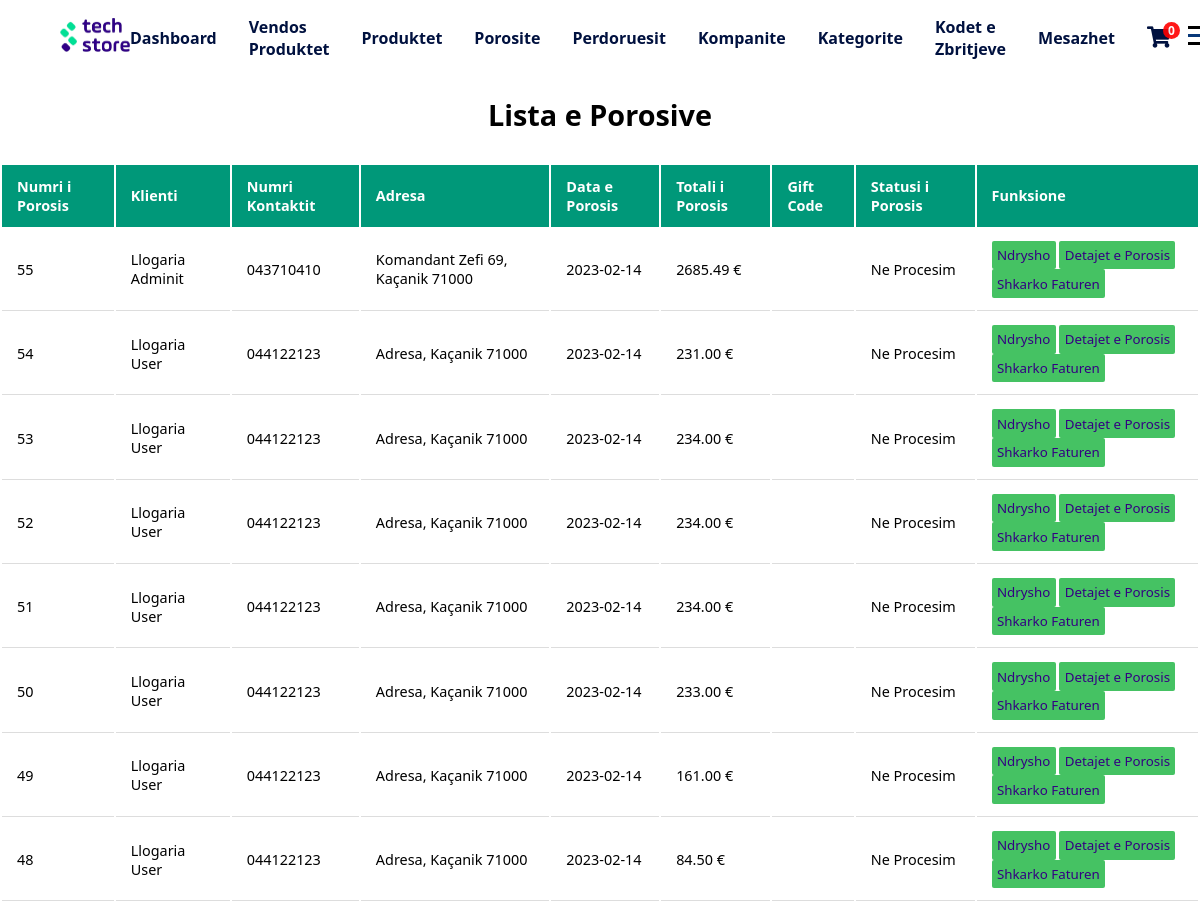
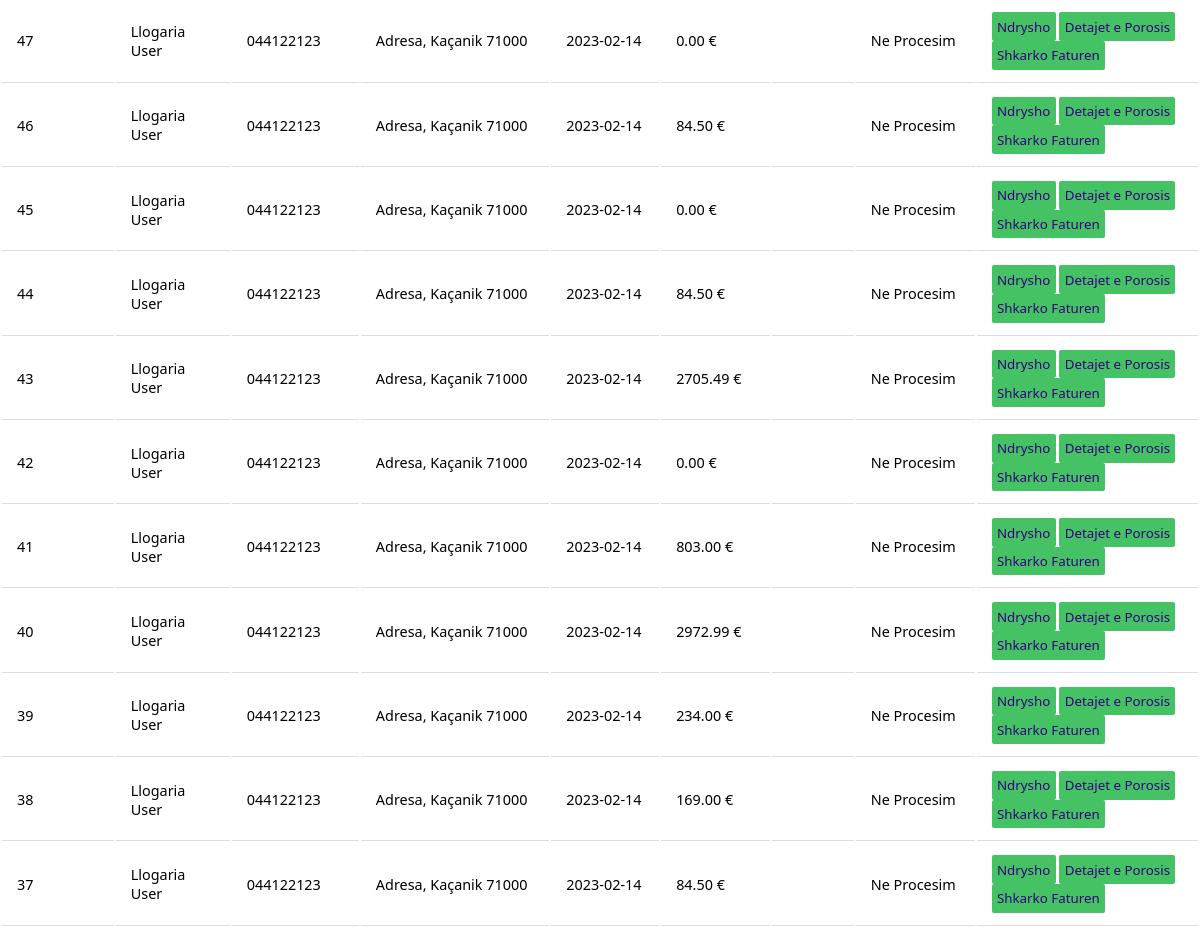
The app's page /php/admin/porositNgaKlientet.php (signed in, upper part), older data (2 pictures, top to bottom).
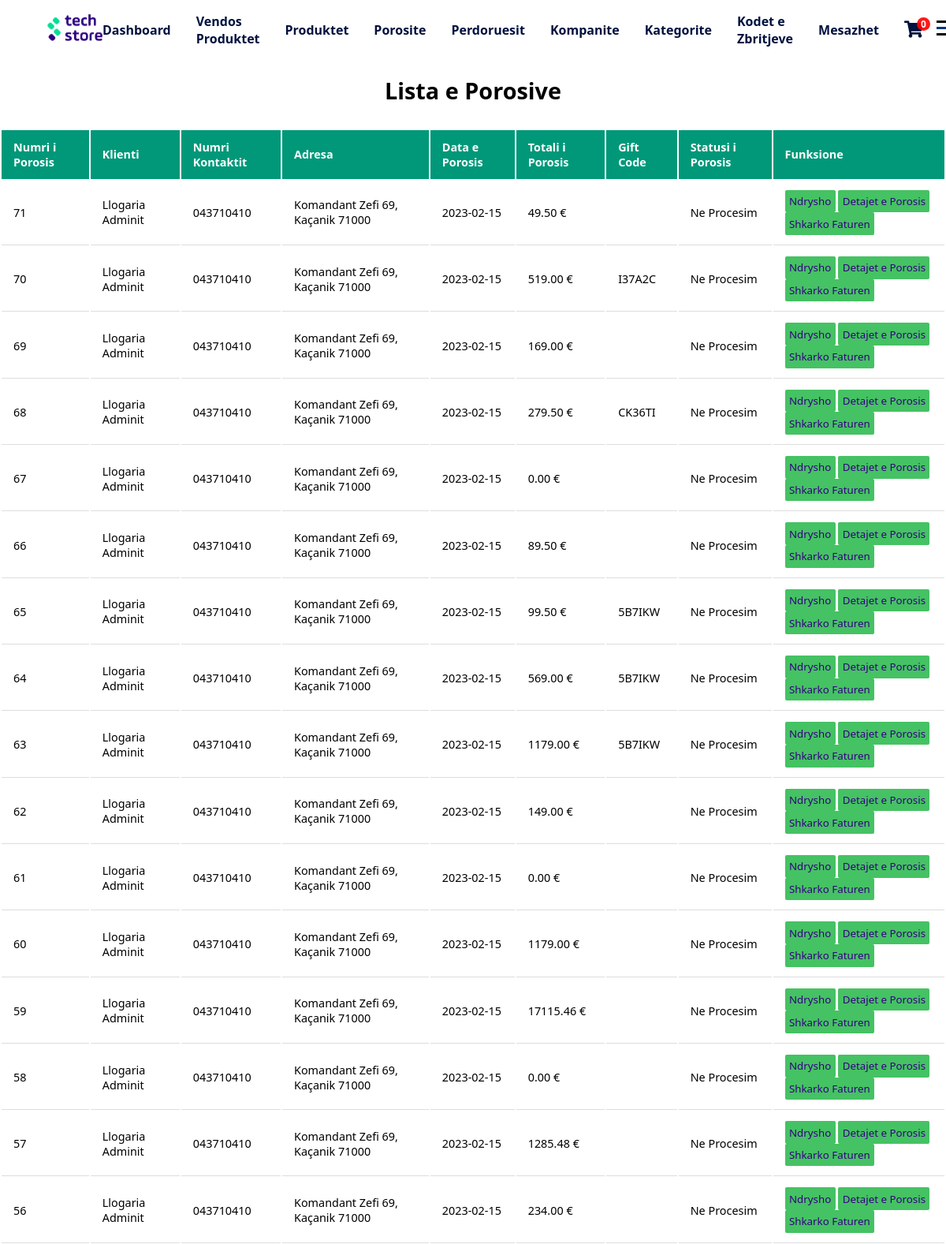
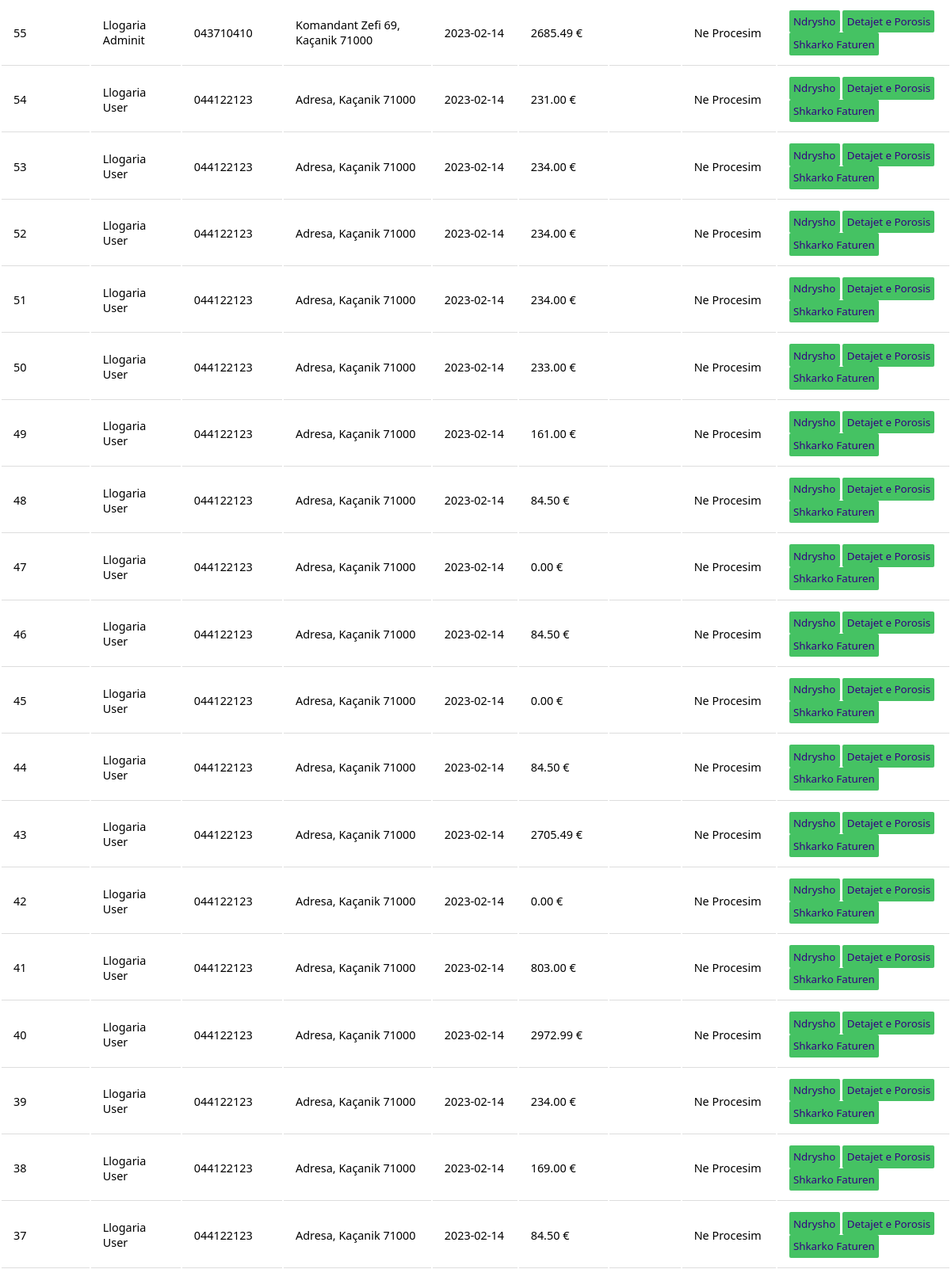
The same page, newer data (2 pictures, top to bottom).
### tables this page shows
CREATE TABLE `porosit` (
  `nrPorosis` int(11) NOT NULL,
  `idKlienti` int(11) DEFAULT NULL,
  `dataPorosis` date NOT NULL DEFAULT current_timestamp(),
  `TotaliPorosis` decimal(10,2) NOT NULL,
  `kodiZbritjes` char(6) DEFAULT NULL,
  `statusiPorosis` varchar(30) NOT NULL DEFAULT 'Ne Procesim'
);

CREATE TABLE `user` (
  `userID` int(11) NOT NULL,
  `emri` varchar(20) NOT NULL,
  `mbiemri` varchar(30) DEFAULT NULL,
  `username` varchar(20) NOT NULL,
  `email` varchar(50) DEFAULT NULL,
  `password` varchar(50) NOT NULL,
  `aksesi` int(1) NOT NULL DEFAULT 0
);

CREATE TABLE `tedhenatuser` (
  `userID` int(11) NOT NULL,
  `nrKontaktit` varchar(30) DEFAULT NULL,
  `qyteti` varchar(30) DEFAULT NULL,
  `zipKodi` varchar(7) DEFAULT NULL,
  `adresa` varchar(50) DEFAULT NULL
);

### php/db/dbcon.php (called while the page is built)
<?php
class dbCon
{
    private $conn = '';
    private $hostiIDB = 'localhost';
    private $emriDB = 'techstoredb';
    private $dbUsername = 'root';
    private $dbPass = '';
    public function connDB()
    {
        try {
            $this->conn = new PDO(
                "mysql:host=$this->hostiIDB;dbname=$this->emriDB", $this->dbUsername, $this->dbPass,
                [PDO::ATTR_DEFAULT_FETCH_MODE => PDO::FETCH_ASSOC]
            );
        } catch (PDOException $pdoe) {
            die("Nuk mund të lidhej me bazën e të dhënave {$this->emriDB} :" . $pdoe->getMessage());
        }
        return $this->conn;
    }
}
?>

### php/CRUD/porosiaCRUD.php (called while the page is built, shortened)
<?php
require_once('../db/dbcon.php');
class porosiaCRUD extends dbCon
{
    private $dbConn;
    public function __construct($porosiaID = '', $produktiID = '', $userID = '', $emriKlientit = '', $mbiemriKlientit = '', $emailKlientit = '', $nrKontaktit = '', $qyteti = '', $adresaKlientit = '', $dataPorosis = '', $qmimiProd = '', $sasiaPorositur = '', $qmimiTotal = '', $statusiPorosis = '', $kodiZbritjes = '')
    {
        $this->dbConn = $this->connDB();
    }
            ?>
            <?php
    public function shfaqTeGjithaPorosite()
    {
        try {
            $sql = "SELECT p.nrPorosis, u.emri, u.mbiemri,
                    tu.nrKontaktit, tu.qyteti, tu.zipKodi, tu.adresa, p.dataPorosis, p.TotaliPorosis, p.statusiPorosis, p.kodiZbritjes
                    from porosit p
                    inner join user u on u.userID = p.idKlienti
                    inner join tedhenatuser tu on u.userID = tu.userID
                    ORDER BY nrPorosis DESC;";
            $stm = $this->dbConn->prepare($sql);
            $stm->execute();
            return $stm->fetchAll();
        } catch (Exception $e) {
            return $e->getMessage();
        }
    }
}
?>

### php/admin/porositNgaKlientet.php (the view, shortened to what this page needs)
<?php
require_once('../CRUD/porosiaCRUD.php');
$porosiaCRUD = new porosiaCRUD();
$porosit = $porosiaCRUD->shfaqTeGjithaPorosite();
?>
<!DOCTYPE html>
<html lang="en">
<head>
  <link rel="stylesheet" href="../../css/mesazhetStyle.css" />
  <link rel="stylesheet" href="../../css/adminDashboard.css" />
</head>
<body>
  <?php include '../design/header.php' ?>
  <div class="containerDashboardP">
    <h1>Lista e Porosive</h1>
    <table>
      <tr>
        <th>Numri i Porosis</th>
        <th>Klienti</th>
        <th>Numri Kontaktit</th>
        <th>Adresa</th>
        <th>Data e Porosis</th>
        <th>Totali i Porosis</th>
        <th>Gift Code</th>
        <th>Statusi i Porosis</th>
        <th>Funksione</th>
      </tr>
      <?php
      foreach ($porosit as $porosia) {
        ?>
        <tr>
          <td>
            <?php echo $porosia['nrPorosis'] ?>
          </td>
          <td>
            <?php echo $porosia['emri'] . ' ' . $porosia['mbiemri'] ?>
          </td>
          <td>
            <?php echo $porosia['nrKontaktit'] ?>
          </td>
          <td>
            <?php echo $porosia['adresa'] . ', ' . $porosia['qyteti'] . ' ' . $porosia['zipKodi'] ?>
          </td>
          <td>
            <?php echo $porosia['dataPorosis'] ?>
          </td>
          <td>
            <?php echo $porosia['TotaliPorosis'] ?> €
          </td>
          <td>
            <?php echo $porosia['kodiZbritjes'] ?>
          </td>
          <td>
            <?php echo $porosia['statusiPorosis'] ?>
          </td>
          <td>
            <button class="edito"><a href="?porosiaID=<?php echo $porosia['nrPorosis'] ?>">Ndrysho</a></button>
            <button class="edito"><a
                href="../userPages/detajetPorosis.php?porosiaID=<?php echo $porosia['nrPorosis'] ?>">Detajet
                e Porosis</a></button>
            <button class="edito"><a href="../funksione/fatura.php?nrPorosis=<?php echo $porosia['nrPorosis'] ?>"
                target="_blank">Shkarko Faturen</a></button>
          </td>
        </tr>
        <?php
      }
      ?>
    </table>
  </div>
  <?php
  include '../design/footer.php';
  include('../funksione/importimiScriptave.php') ?>
</body>
</html>

Row changes from the older to the newer data that the page shows:
added porosit: nrPorosis "71", idKlienti.emri "Llogaria", idKlienti.mbiemri "Adminit", tedhenatuser.nrKontaktit "043710410", tedhenatuser.adresa "Komandant Zefi 69", tedhenatuser.qyteti "Kaçanik", tedhenatuser.zipKodi "71000", dataPorosis "2023-02-15", TotaliPorosis "49.50", statusiPorosis "Ne Procesim"
added porosit: nrPorosis "70", idKlienti.emri "Llogaria", idKlienti.mbiemri "Adminit", tedhenatuser.nrKontaktit "043710410", tedhenatuser.adresa "Komandant Zefi 69", tedhenatuser.qyteti "Kaçanik", tedhenatuser.zipKodi "71000", dataPorosis "2023-02-15", TotaliPorosis "519.00", kodiZbritjes "I37A2C", statusiPorosis "Ne Procesim"
added porosit: nrPorosis "69", idKlienti.emri "Llogaria", idKlienti.mbiemri "Adminit", tedhenatuser.nrKontaktit "043710410", tedhenatuser.adresa "Komandant Zefi 69", tedhenatuser.qyteti "Kaçanik", tedhenatuser.zipKodi "71000", dataPorosis "2023-02-15", TotaliPorosis "169.00", statusiPorosis "Ne Procesim"
added porosit: nrPorosis "68", idKlienti.emri "Llogaria", idKlienti.mbiemri "Adminit", tedhenatuser.nrKontaktit "043710410", tedhenatuser.adresa "Komandant Zefi 69", tedhenatuser.qyteti "Kaçanik", tedhenatuser.zipKodi "71000", dataPorosis "2023-02-15", TotaliPorosis "279.50", kodiZbritjes "CK36TI", statusiPorosis "Ne Procesim"
added porosit: nrPorosis "67", idKlienti.emri "Llogaria", idKlienti.mbiemri "Adminit", tedhenatuser.nrKontaktit "043710410", tedhenatuser.adresa "Komandant Zefi 69", tedhenatuser.qyteti "Kaçanik", tedhenatuser.zipKodi "71000", dataPorosis "2023-02-15", TotaliPorosis "0.00", statusiPorosis "Ne Procesim"
added porosit: nrPorosis "66", idKlienti.emri "Llogaria", idKlienti.mbiemri "Adminit", tedhenatuser.nrKontaktit "043710410", tedhenatuser.adresa "Komandant Zefi 69", tedhenatuser.qyteti "Kaçanik", tedhenatuser.zipKodi "71000", dataPorosis "2023-02-15", TotaliPorosis "89.50", statusiPorosis "Ne Procesim"
added porosit: nrPorosis "65", idKlienti.emri "Llogaria", idKlienti.mbiemri "Adminit", tedhenatuser.nrKontaktit "043710410", tedhenatuser.adresa "Komandant Zefi 69", tedhenatuser.qyteti "Kaçanik", tedhenatuser.zipKodi "71000", dataPorosis "2023-02-15", TotaliPorosis "99.50", kodiZbritjes "5B7IKW", statusiPorosis "Ne Procesim"
added porosit: nrPorosis "64", idKlienti.emri "Llogaria", idKlienti.mbiemri "Adminit", tedhenatuser.nrKontaktit "043710410", tedhenatuser.adresa "Komandant Zefi 69", tedhenatuser.qyteti "Kaçanik", tedhenatuser.zipKodi "71000", dataPorosis "2023-02-15", TotaliPorosis "569.00", kodiZbritjes "5B7IKW", statusiPorosis "Ne Procesim"
added porosit: nrPorosis "63", idKlienti.emri "Llogaria", idKlienti.mbiemri "Adminit", tedhenatuser.nrKontaktit "043710410", tedhenatuser.adresa "Komandant Zefi 69", tedhenatuser.qyteti "Kaçanik", tedhenatuser.zipKodi "71000", dataPorosis "2023-02-15", TotaliPorosis "1179.00", kodiZbritjes "5B7IKW", statusiPorosis "Ne Procesim"
added porosit: nrPorosis "62", idKlienti.emri "Llogaria", idKlienti.mbiemri "Adminit", tedhenatuser.nrKontaktit "043710410", tedhenatuser.adresa "Komandant Zefi 69", tedhenatuser.qyteti "Kaçanik", tedhenatuser.zipKodi "71000", dataPorosis "2023-02-15", TotaliPorosis "149.00", statusiPorosis "Ne Procesim"
added porosit: nrPorosis "61", idKlienti.emri "Llogaria", idKlienti.mbiemri "Adminit", tedhenatuser.nrKontaktit "043710410", tedhenatuser.adresa "Komandant Zefi 69", tedhenatuser.qyteti "Kaçanik", tedhenatuser.zipKodi "71000", dataPorosis "2023-02-15", TotaliPorosis "0.00", statusiPorosis "Ne Procesim"
added porosit: nrPorosis "60", idKlienti.emri "Llogaria", idKlienti.mbiemri "Adminit", tedhenatuser.nrKontaktit "043710410", tedhenatuser.adresa "Komandant Zefi 69", tedhenatuser.qyteti "Kaçanik", tedhenatuser.zipKodi "71000", dataPorosis "2023-02-15", TotaliPorosis "1179.00", statusiPorosis "Ne Procesim"
added porosit: nrPorosis "59", idKlienti.emri "Llogaria", idKlienti.mbiemri "Adminit", tedhenatuser.nrKontaktit "043710410", tedhenatuser.adresa "Komandant Zefi 69", tedhenatuser.qyteti "Kaçanik", tedhenatuser.zipKodi "71000", dataPorosis "2023-02-15", TotaliPorosis "17115.46", statusiPorosis "Ne Procesim"
added porosit: nrPorosis "58", idKlienti.emri "Llogaria", idKlienti.mbiemri "Adminit", tedhenatuser.nrKontaktit "043710410", tedhenatuser.adresa "Komandant Zefi 69", tedhenatuser.qyteti "Kaçanik", tedhenatuser.zipKodi "71000", dataPorosis "2023-02-15", TotaliPorosis "0.00", statusiPorosis "Ne Procesim"
added porosit: nrPorosis "57", idKlienti.emri "Llogaria", idKlienti.mbiemri "Adminit", tedhenatuser.nrKontaktit "043710410", tedhenatuser.adresa "Komandant Zefi 69", tedhenatuser.qyteti "Kaçanik", tedhenatuser.zipKodi "71000", dataPorosis "2023-02-15", TotaliPorosis "1285.48", statusiPorosis "Ne Procesim"
added porosit: nrPorosis "56", idKlienti.emri "Llogaria", idKlienti.mbiemri "Adminit", tedhenatuser.nrKontaktit "043710410", tedhenatuser.adresa "Komandant Zefi 69", tedhenatuser.qyteti "Kaçanik", tedhenatuser.zipKodi "71000", dataPorosis "2023-02-15", TotaliPorosis "234.00", statusiPorosis "Ne Procesim"
